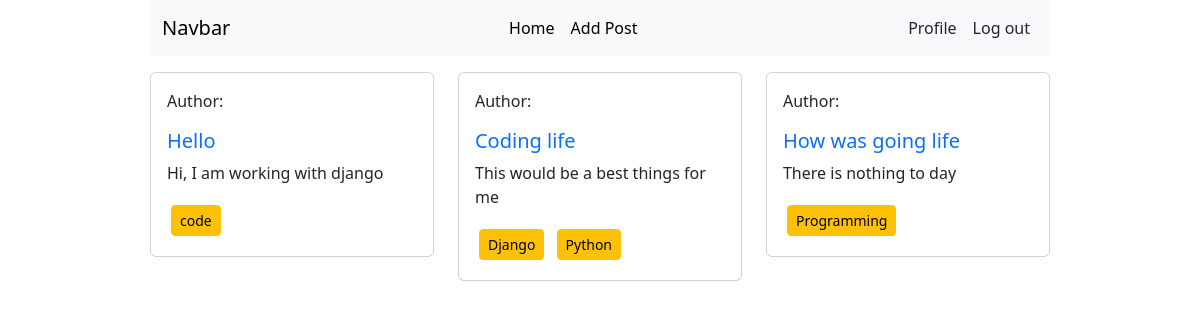
Screenshot of / (signed in) with the database file from the repository.
### posts/models.py (models this page shows, shortened)
class Post(models.Model):
    title = models.CharField(max_length=50)
    content = models.TextField()
    category = models.ManyToManyField(Category)
    author = models.ForeignKey(User, on_delete=models.CASCADE)

### categories/models.py (models this page shows, shortened)
class Category(models.Model):
    name = models.CharField(max_length=30)

### blog/views.py (the view)
# urls.py: path("", views.home, name="home"),
def home(request):
    data = Post.objects.all()
    return render(request, "home.html", {"data": data})

### templates/home.html (shortened to what this page needs)
{% extends 'base.html' %}
{% block content %}
<div class="row">
    {% for post in data %}
    <div class="col-sm-4 mb-4">
        <div class="card">
            <div class="card-body">
                <p>Author: {{post.author.name}}</p>
                <h5 class="card-title text-primary">{{post.title}}</h5>
                <p class="card-text">{{post.content}}</p>
                {% for cat in post.category.all %}
                <button class="btn btn-warning m-1 btn-sm">{{cat.name}}</button>
                {% endfor %}
            </div>
        </div>
    </div>
    {% endfor %}
</div>
{% endblock content %}

### rows the page displays
Post: title "Hello", content "Hi, I am working with django"
Category: name "code"
Post: title "Coding life", content "This would be a best things for me"
Category: name "Django"
Category: name "Python"
Post: title "How was going life", content "There is nothing to day"
Category: name "Programming"
